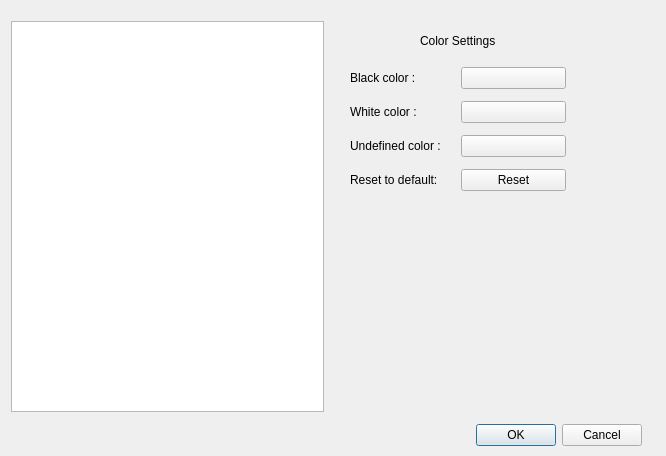
<?xml version="1.0" encoding="UTF-8"?>
<ui version="4.0">
 <class>LevelChangeDialog</class>
 <widget class="QDialog" name="LevelChangeDialog">
  <property name="geometry">
   <rect>
    <x>0</x>
    <y>0</y>
    <width>666</width>
    <height>456</height>
   </rect>
  </property>
  <property name="windowTitle">
   <string>Dialog</string>
  </property>
  <widget class="QWidget" name="layoutWidget">
   <property name="geometry">
    <rect>
     <x>11</x>
     <y>21</y>
     <width>631</width>
     <height>391</height>
    </rect>
   </property>
   <layout class="QGridLayout" name="gridLayout">
    <item row="0" column="0">
     <widget class="QTableWidget" name="levelsTable"/>
    </item>
    <item row="0" column="1">
     <widget class="QStackedWidget" name="stackedWidget">
      <property name="sizePolicy">
       <sizepolicy hsizetype="Expanding" vsizetype="Expanding">
        <horstretch>0</horstretch>
        <verstretch>0</verstretch>
       </sizepolicy>
      </property>
      <property name="currentIndex">
       <number>0</number>
      </property>
      <widget class="QWidget" name="colorPage">
       <widget class="QWidget" name="layoutWidget">
        <property name="geometry">
         <rect>
          <x>20</x>
          <y>40</y>
          <width>216</width>
          <height>139</height>
         </rect>
        </property>
        <layout class="QGridLayout" name="gridLayout_2">
         <item row="2" column="0">
          <widget class="QLabel" name="label_5">
           <property name="text">
            <string>Undefined color :</string>
           </property>
          </widget>
         </item>
         <item row="1" column="1">
          <widget class="QPushButton" name="whiteColorButton">
           <property name="text">
            <string/>
           </property>
          </widget>
         </item>
         <item row="1" column="0">
          <widget class="QLabel" name="label_3">
           <property name="text">
            <string>White color :</string>
           </property>
          </widget>
         </item>
         <item row="2" column="1">
          <widget class="QPushButton" name="undefinedColorButton">
           <property name="text">
            <string/>
           </property>
          </widget>
         </item>
         <item row="0" column="0">
          <widget class="QLabel" name="label_2">
           <property name="text">
            <string>Black color :</string>
           </property>
          </widget>
         </item>
         <item row="0" column="1">
          <widget class="QPushButton" name="blackColorButton">
           <property name="text">
            <string/>
           </property>
          </widget>
         </item>
         <item row="3" column="0">
          <widget class="QLabel" name="label_4">
           <property name="text">
            <string>Reset to default: </string>
           </property>
          </widget>
         </item>
         <item row="3" column="1">
          <widget class="QPushButton" name="resetButton">
           <property name="text">
            <string>Reset</string>
           </property>
          </widget>
         </item>
        </layout>
       </widget>
       <widget class="QLabel" name="label">
        <property name="geometry">
         <rect>
          <x>90</x>
          <y>10</y>
          <width>111</width>
          <height>20</height>
         </rect>
        </property>
        <property name="text">
         <string>Color Settings</string>
        </property>
       </widget>
      </widget>
      <widget class="QWidget" name="page_2"/>
     </widget>
    </item>
   </layout>
  </widget>
  <widget class="QDialogButtonBox" name="buttonBox">
   <property name="geometry">
    <rect>
     <x>11</x>
     <y>421</y>
     <width>631</width>
     <height>29</height>
    </rect>
   </property>
   <property name="orientation">
    <enum>Qt::Orientation::Horizontal</enum>
   </property>
   <property name="standardButtons">
    <set>QDialogButtonBox::StandardButton::Cancel|QDialogButtonBox::StandardButton::Ok</set>
   </property>
  </widget>
 </widget>
 <resources/>
 <connections>
  <connection>
   <sender>buttonBox</sender>
   <signal>accepted()</signal>
   <receiver>LevelChangeDialog</receiver>
   <slot>accept()</slot>
   <hints>
    <hint type="sourcelabel">
     <x>248</x>
     <y>254</y>
    </hint>
    <hint type="destinationlabel">
     <x>157</x>
     <y>274</y>
    </hint>
   </hints>
  </connection>
  <connection>
   <sender>buttonBox</sender>
   <signal>rejected()</signal>
   <receiver>LevelChangeDialog</receiver>
   <slot>reject()</slot>
   <hints>
    <hint type="sourcelabel">
     <x>316</x>
     <y>260</y>
    </hint>
    <hint type="destinationlabel">
     <x>286</x>
     <y>274</y>
    </hint>
   </hints>
  </connection>
 </connections>
</ui>
